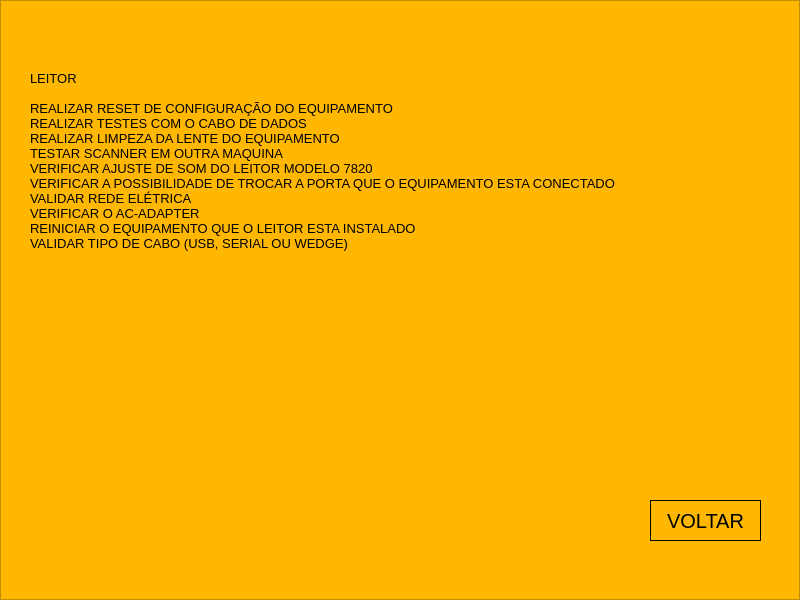
<?xml version="1.0" encoding="UTF-8"?>
<ui version="4.0">
 <class>telaLEITOR</class>
 <widget class="QMainWindow" name="telaLEITOR">
  <property name="geometry">
   <rect>
    <x>0</x>
    <y>0</y>
    <width>800</width>
    <height>600</height>
   </rect>
  </property>
  <property name="minimumSize">
   <size>
    <width>800</width>
    <height>600</height>
   </size>
  </property>
  <property name="maximumSize">
   <size>
    <width>800</width>
    <height>600</height>
   </size>
  </property>
  <property name="windowTitle">
   <string>MainWindow</string>
  </property>
  <widget class="QWidget" name="centralwidget">
   <widget class="QFrame" name="frame">
    <property name="geometry">
     <rect>
      <x>0</x>
      <y>0</y>
      <width>800</width>
      <height>600</height>
     </rect>
    </property>
    <property name="whatsThis">
     <string>&lt;html&gt;&lt;head/&gt;&lt;body&gt;&lt;p&gt;&lt;span style=&quot; font-size:10pt;&quot;&gt;IMPRESSORA&lt;/span&gt;&lt;/p&gt;&lt;p&gt;&lt;br/&gt;&lt;/p&gt;&lt;p&gt;&lt;span style=&quot; font-size:10pt;&quot;&gt;	NÃO LIGA&lt;/span&gt;&lt;/p&gt;&lt;p&gt;&lt;span style=&quot; font-size:10pt;&quot;&gt;VALIDAR REDE ELÉTRICA&lt;/span&gt;&lt;/p&gt;&lt;p&gt;&lt;span style=&quot; font-size:10pt;&quot;&gt;VALIDAR CABO DE ENERGIA&lt;/span&gt;&lt;/p&gt;&lt;p&gt;&lt;span style=&quot; font-size:10pt;&quot;&gt;VALIDAR SE EXISTE ALGUM EQUIPAMENTO ENTRE A TOMADA E O ITEM MCTY (NOBREAK/FILTRO DE LINHA/ ESTABILIZADOR)&lt;/span&gt;&lt;/p&gt;&lt;p&gt;&lt;span style=&quot; font-size:10pt;&quot;&gt;(MODELO SCX-3405) - MOVIMENTAR PAINEL FRONTAL - PARA VALIDAR POSSIVEL FALHA NO FLAT DO PAINEL &lt;/span&gt;&lt;/p&gt;&lt;p&gt;&lt;span style=&quot; font-size:10pt;&quot;&gt;VALIDAR FONTE EXTERNA&lt;/span&gt;&lt;/p&gt;&lt;p&gt;&lt;span style=&quot; font-size:10pt;&quot;&gt;VALIDAR BOTAO DE POWER&lt;/span&gt;&lt;/p&gt;&lt;p&gt;&lt;br/&gt;&lt;/p&gt;&lt;p&gt;&lt;span style=&quot; font-size:10pt;&quot;&gt;	FALHA NA QUALIDADE&lt;/span&gt;&lt;/p&gt;&lt;p&gt;&lt;span style=&quot; font-size:10pt;&quot;&gt;AUTOLIMPEZA&lt;/span&gt;&lt;/p&gt;&lt;p&gt;&lt;span style=&quot; font-size:10pt;&quot;&gt;VALIDAR MODO DE IMPRESSÃO (NORMAL - RASCUNHO -OTIMIZADO)&lt;/span&gt;&lt;/p&gt;&lt;p&gt;&lt;span style=&quot; font-size:10pt;&quot;&gt;REINSTALAR O DRIVER DA IMPRESSORA&lt;/span&gt;&lt;/p&gt;&lt;p&gt;&lt;span style=&quot; font-size:10pt;&quot;&gt;REALIZAR TESTES DE COPIA/DIGITALIZAÇÃO (CASO A IMPRESSORA POSSUA SCANNER) &lt;/span&gt;&lt;/p&gt;&lt;p&gt;&lt;span style=&quot; font-size:10pt;&quot;&gt;VALIDAR SE EXISTEM OBJETOS ESTRANHOS DENTRO DA IMPRESSORA&lt;/span&gt;&lt;/p&gt;&lt;p&gt;&lt;span style=&quot; font-size:10pt;&quot;&gt;VALIDAR NÍVEIS DE TINTA&lt;/span&gt;&lt;/p&gt;&lt;p&gt;&lt;span style=&quot; font-size:10pt;&quot;&gt;VALIDAR O CARTUCHO OU TONNER &lt;/span&gt;&lt;/p&gt;&lt;p&gt;&lt;span style=&quot; font-size:10pt;&quot;&gt;ALINHAMENTO DA IMPRESSORA&lt;/span&gt;&lt;/p&gt;&lt;p&gt;&lt;span style=&quot; font-size:10pt;&quot;&gt;LIMPEZA DO CARTUCHO&lt;/span&gt;&lt;/p&gt;&lt;p&gt;&lt;span style=&quot; font-size:10pt;&quot;&gt;VALIDAR AS CONFIGURAÇÕES DA IMPRESSORA&lt;/span&gt;&lt;/p&gt;&lt;p&gt;&lt;br/&gt;&lt;/p&gt;&lt;p&gt;&lt;span style=&quot; font-size:10pt;&quot;&gt;	NÃO IMPRIMI&lt;/span&gt;&lt;/p&gt;&lt;p&gt;&lt;span style=&quot; font-size:10pt;&quot;&gt;VALIDAR CABO DE DADOS  &lt;/span&gt;&lt;/p&gt;&lt;p&gt;&lt;span style=&quot; font-size:10pt;&quot;&gt;VALIDAR FILA DE IMPRESSÃO&lt;/span&gt;&lt;/p&gt;&lt;p&gt;&lt;span style=&quot; font-size:10pt;&quot;&gt;REINICIAR SPOOLER DE IMPRESSÃO&lt;/span&gt;&lt;/p&gt;&lt;p&gt;&lt;span style=&quot; font-size:10pt;&quot;&gt;(MODELO SCX-3405) - MOVIMENTAR PAINEL FRONTAL - PARA VALIDAR POSSIVEL FALHA NO FLAT DO PAINEL &lt;/span&gt;&lt;/p&gt;&lt;p&gt;&lt;span style=&quot; font-size:10pt;&quot;&gt;VALIDAR TOONER, CARTUCHO, RIBON &lt;/span&gt;&lt;/p&gt;&lt;p&gt;&lt;span style=&quot; font-size:10pt;&quot;&gt;VALIDAR SE O ITEM QUE ESTA SOLICITANDO IMPRESSÃO ESTA CONECTADO A IMPRESSORA (REDE OU CABO DIRETO)&lt;/span&gt;&lt;/p&gt;&lt;p&gt;&lt;span style=&quot; font-size:10pt;&quot;&gt;VALIDAR NÍVEIS DE TINTA&lt;/span&gt;&lt;/p&gt;&lt;p&gt;&lt;span style=&quot; font-size:10pt;&quot;&gt;VALIDAR SE É POSSIVEL REALIZAR COPIAS (XEROX) NA IMPRESSORA&lt;/span&gt;&lt;/p&gt;&lt;p&gt;&lt;span style=&quot; font-size:10pt;&quot;&gt;REINICIAR O ITEM QUE ESTA SOLICITANDO A IMPRESSÃO&lt;/span&gt;&lt;/p&gt;&lt;p&gt;&lt;span style=&quot; font-size:10pt;&quot;&gt;VALIDAR SE O USUARIO POSSUI PERMISSÃO PARA IMPRIMIR&lt;/span&gt;&lt;/p&gt;&lt;p&gt;&lt;span style=&quot; font-size:10pt;&quot;&gt;VALIDAR SE A IMPRESSORA ESTA NA REDE E PINGANDO&lt;/span&gt;&lt;/p&gt;&lt;p&gt;&lt;span style=&quot; font-size:10pt;&quot;&gt;VALIDAR COMPARTILHAMENTO&lt;/span&gt;&lt;/p&gt;&lt;/body&gt;&lt;/html&gt;</string>
    </property>
    <property name="styleSheet">
     <string notr="true">background-color:rgb(255, 183, 2)</string>
    </property>
    <property name="frameShape">
     <enum>QFrame::StyledPanel</enum>
    </property>
    <property name="frameShadow">
     <enum>QFrame::Raised</enum>
    </property>
    <widget class="QLabel" name="label">
     <property name="geometry">
      <rect>
       <x>30</x>
       <y>20</y>
       <width>751</width>
       <height>281</height>
      </rect>
     </property>
     <property name="font">
      <font>
       <pointsize>10</pointsize>
      </font>
     </property>
     <property name="text">
      <string>LEITOR

REALIZAR RESET DE CONFIGURAÇÃO DO EQUIPAMENTO
REALIZAR TESTES COM O CABO DE DADOS
REALIZAR LIMPEZA DA LENTE DO EQUIPAMENTO
TESTAR SCANNER EM OUTRA MAQUINA
VERIFICAR AJUSTE DE SOM DO LEITOR MODELO 7820
VERIFICAR A POSSIBILIDADE DE TROCAR A PORTA QUE O EQUIPAMENTO ESTA CONECTADO
VALIDAR REDE ELÉTRICA
VERIFICAR O AC-ADAPTER
REINICIAR O EQUIPAMENTO QUE O LEITOR ESTA INSTALADO
VALIDAR TIPO DE CABO (USB, SERIAL OU WEDGE)</string>
     </property>
    </widget>
    <widget class="QPushButton" name="btn_voltar">
     <property name="geometry">
      <rect>
       <x>650</x>
       <y>500</y>
       <width>111</width>
       <height>41</height>
      </rect>
     </property>
     <property name="font">
      <font>
       <pointsize>15</pointsize>
      </font>
     </property>
     <property name="styleSheet">
      <string notr="true">border:1px solid rgb(0,0,0)</string>
     </property>
     <property name="text">
      <string>VOLTAR</string>
     </property>
    </widget>
   </widget>
  </widget>
  <widget class="QMenuBar" name="menubar">
   <property name="geometry">
    <rect>
     <x>0</x>
     <y>0</y>
     <width>800</width>
     <height>21</height>
    </rect>
   </property>
  </widget>
 </widget>
 <resources/>
 <connections/>
</ui>
